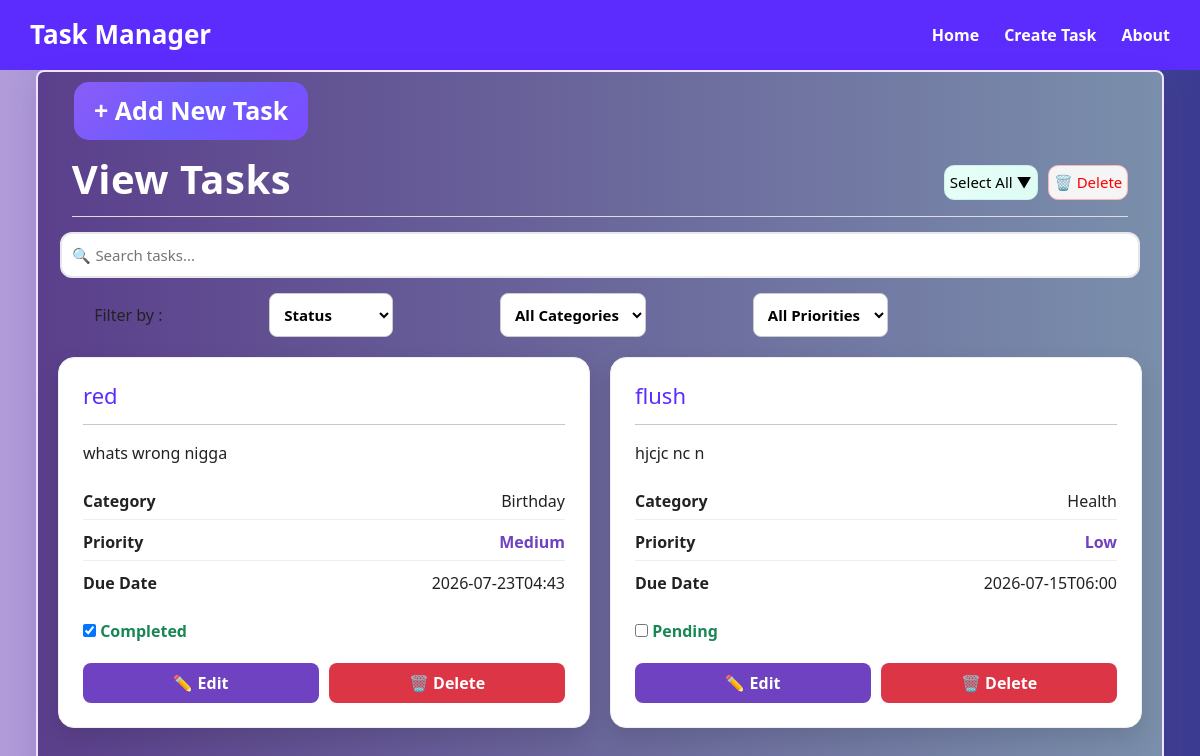
/tasks, run on an earlier commit of the app's database.
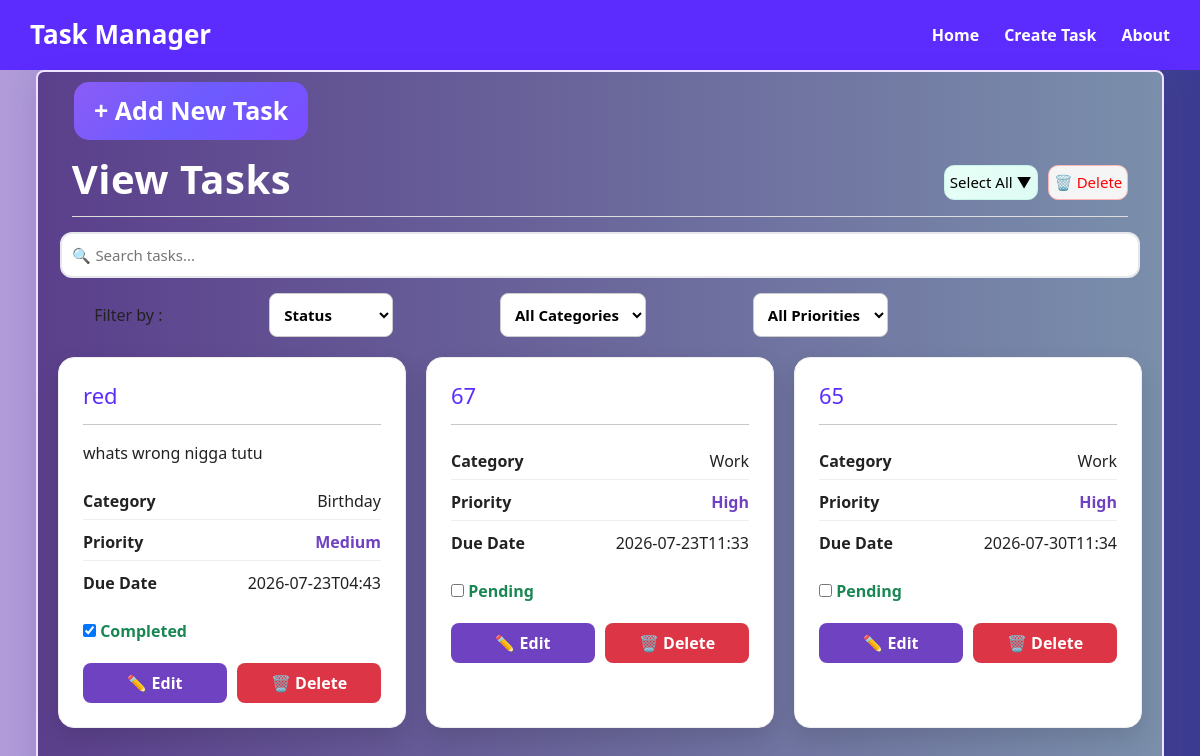
And on a later commit of the database.
### tables this page shows
CREATE TABLE tasks (
    id INTEGER PRIMARY KEY AUTOINCREMENT,
    title TEXT NOT NULL,
    description TEXT,
    category TEXT,
    priority TEXT,
    due_date TEXT,
    status TEXT DEFAULT 'Pending'
);

### app.py (the view)
@app.route("/tasks")
def view_tasks():
    connection = sqlite3.connect("database.db")
    connection.row_factory = sqlite3.Row
    cursor = connection.cursor()
    cursor.execute("SELECT * FROM tasks")
    tasks = cursor.fetchall()
    connection.close()
    print("Tasks retrieved:", tasks)  # Debugging line
    return render_template("view_task.html", tasks=tasks)

### templates/view_task.html (shortened to what this page needs)
<!DOCTYPE html>
<html lang="en">
<head>
    <link href="https://cdn.jsdelivr.net/npm/bootstrap@5.3.3/dist/css/bootstrap.min.css" rel="stylesheet">
    <link rel="stylesheet" href="{{ url_for('static', filename='view_task.css') }}">
</head>
<body class="gallery2">
    <header class="header">
    <h2 class="logo">Task Manager</h2>
    <nav class="navbar">
        <a href="/">Home</a>
        <a href="/create">Create Task</a>
        <a href="/about">About</a>
    </nav>
</header>
  <div class="container2">
    <a href="/create" class="new-task">
    + Add New Task
</a>
    <div class="view-task">
        <h1>View Tasks</h1>
        <div class="actions">
            <button class="select-btn" type="button">
                Select  All ▼
            </button>
            <button class="delete-all-btn">
                🗑 Delete
            </button>
        </div>
    </div>
    <div class="search-container">
       <input type="text" id="searchInput" class="search-input" placeholder="🔍 Search tasks...">
    </div>
    <div class="filter-tabs">
          <span>Filter by :</span>
          <select>
             <option value ="" selected disabled>Status</option>
          </select>
          <select>
             <option value ="" selected disabled>All Categories</option>
          </select>
          <select>
             <option value ="" selected disabled>All Priorities</option>
          </select>
        </div>
         <div class="task-container">
{% for task in tasks %}
<div class="task-card">
    <h3>{{ task["title"] }}</h3>
    <hr>
    <p>{{ task["description"] }}</p>
    <div class="task-details">
    <div class="detail-row">
        <strong>Category</strong>
        <span>{{ task["category"] }}</span>
    </div>
    <div class="detail-row">
        <strong>Priority</strong>
        <span class="priority">{{ task["priority"] }}</span>
    </div>
    <div class="detail-row">
        <strong>Due Date</strong>
        <span>{{ task["due_date"] }}</span>
    </div>
</div>
    <form action="{{ url_for('complete_task', id=task['id']) }}" method="POST">
        <input
            type="checkbox"
            onchange="this.form.submit()"
            {% if task["status"] == "Completed" %}checked{% endif %}>
        <span class="status">
    {{ task["status"] }}
</span>
    </form>
    <div class="task-actions">
        <button
            type="button"
            class="edit-btn"
            onclick="editTask({{ task['id'] }})">
            ✏ Edit
        </button>
        <button
            type="button"
            class="delete-btn"
            onclick="deleteTask({{ task['id'] }})">
            🗑 Delete
        </button>
    </div>
</div>
{% endfor %}
</div>
      </div>
</body>
</html>

### static/view_task.css (style rules this page uses)
body.gallery2 { background: linear-gradient(to right, #B19CD9, #3B3C91); color: #222; }
.header { display:flex; justify-content:space-between; align-items:center; padding:15px 30px; background:#5c2cff; color:white; }
.logo { margin:0; font-size:26px; font-weight:bold; }
.navbar { display:flex; gap:25px; }
.navbar a { color:white; text-decoration:none; font-weight:600; transition:.3s; }
.container2 { background: linear-gradient(to left, #7a8fab , #5b3f8c); border: 2px solid #EFE4FF; box-shadow: 0 10px 30px rgba(75, 0, 130, 0.12); width:94%; min-height:100vh; margin:auto; border-radius:8px; overflow:visible; }
.new-task { background: linear-gradient(135deg, #8B5CF6 0%, #6D5BFF 50%, #7C4DFF 100%); color: white; width: fit-content; padding: 10px 20px; margin: 10px 15px; display: flex; justify-content: center; align-items: center; font-size: 15px; font-weight: 600; border-radius: 10px; text-decoration: none; }
@media (min-width: 764px) { .new-task { margin-left: 3vw; font-size: 25px; border-radius: 15px; transition:.3s; } }
.view-task { width: 94%; margin: auto; margin-top: 15px; border-bottom: 1px solid #ddd; padding-bottom: 5px; display: flex; justify-content: space-between; align-items: center; }
.view-task h1 { color:white; font-weight:700; letter-spacing:.5px; }
.actions { display: flex; align-items: center; gap: 10px; }
.select-btn { padding:5px; border-radius: 10px; background: linear-gradient(135deg, #E8FFF7, #DDFBF4); border: 1px solid #C8F3E8; font-size: 15px; cursor: pointer; -webkit-tap-highlight-color: transparent; }
.delete-all-btn { padding: 5px; border: 1px solid #ffb5b5; border-radius: 10px; background: #f5f5f5; color: red; font-size: 15px; cursor: pointer; display: block; }
.search-container { width: 96%; margin: 15px auto; }
.search-input { width: 100%; padding: 10px; border: 2px solid #E5E7EB; border-radius: 12px; font-size: 15px; outline: none; transition: all 0.3s ease; background: #fff; }
.filter-tabs { display: none; }
@media (min-width:768px) { .filter-tabs { display: flex; align-items: center; margin-left: 5%; gap: 10%; } }
@media (min-width:768px) { .filter-tabs select { padding:10px; font-size: 15px; font-weight: 600; border:1px solid #ccc; border-radius:8px; background:#fff; } }
.task-container { display:grid; grid-template-columns:repeat(auto-fit,minmax(320px,1fr)); gap:20px; padding:20px; }
.modal-content input, textarea, select { padding:10px; border-radius:6px; }
.task-card { background:#fff; border-radius:16px; padding:24px; box-shadow:0 10px 25px rgba(0,0,0,.12); border:1px solid #eee; transition: transform .3s ease, box-shadow .3s ease; }
.task-card h3 { margin-bottom: 15px; color:#5c2cff; font-size: 22px; }
.task-card p { margin:8px 0; }
.task-details { display:flex; flex-direction:column; gap:4px; margin:18px 0; }
.detail-row { display:flex; justify-content:space-between; align-items:center; padding:6px 0; border-bottom:1px solid #eee; }
.detail-row:last-child { border-bottom:none; }
.task-actions { display:flex; justify-content:space-between; align-items:center; margin-top:20px; gap:10px; }
.task-actions button { padding:8px 18px; border:none; border-radius:8px; cursor:pointer; flex: 1; font-weight: 600; }
.edit-btn { background:#6f42c1; color:white; transition:.25s; }
.delete-btn { background:#dc3545; color:white; transition:.25s; }
.priority { color:#6f42c1; font-weight:700; }
.status { color:#198754; font-weight:700; }

What changed in the data, as far as the page shows it:
removed tasks: title "flush", description "hjcjc nc n", category "Health", priority "Low", due_date "2026-07-15T06:00", status "Pending"
changed tasks "red": description "whats wrong nigga" → "whats wrong nigga tutu"
added tasks: title "67", category "Work", priority "High", due_date "2026-07-23T11:33", status "Pending"
added tasks: title "65", category "Work", priority "High", due_date "2026-07-30T11:34", status "Pending"
